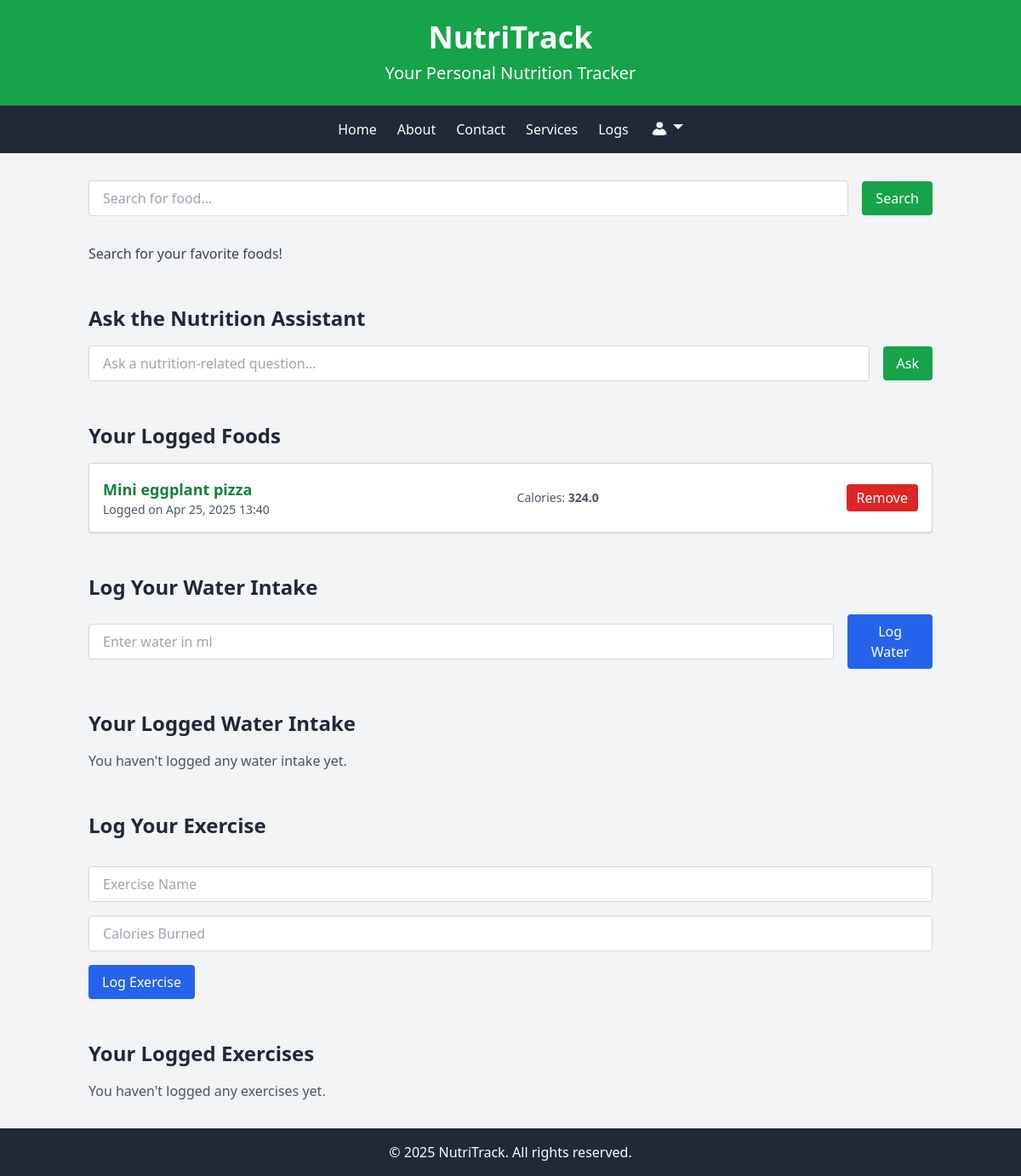
Before: /food/search/ (signed in) with the older database file.
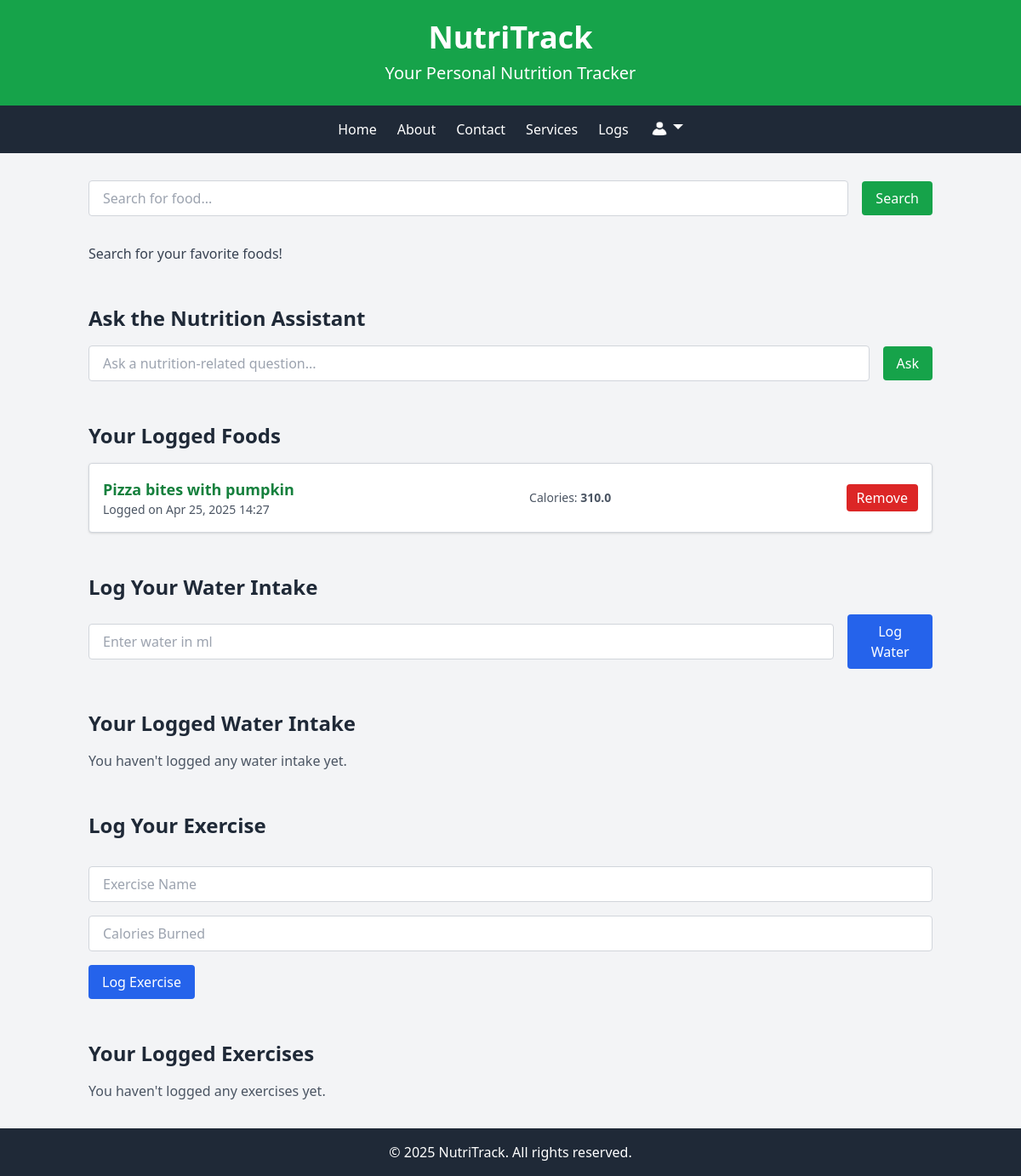
After: the same page with the newer database file.
### food/models.py (models this page shows, shortened)
class FoodLog(models.Model):
    user = models.ForeignKey(User, on_delete=models.CASCADE)
    food_name = models.CharField(max_length=200)
    spoonacular_id = models.IntegerField(null=True, blank=True) # Optional: Store Spoonacular ID if available
    calories = models.FloatField(null=True, blank=True)
    protein_g = models.FloatField(null=True, blank=True)
    carbs_g = models.FloatField(null=True, blank=True)
    fat_g = models.FloatField(null=True, blank=True)
    log_date = models.DateTimeField(default=timezone.now)
    MEAL_CHOICES = [
        ('B', 'Breakfast'),
        ('L', 'Lunch'),
        ('D', 'Dinner'),
        ('S', 'Snack'),
    ]
    meal_type = models.CharField(max_length=1, choices=MEAL_CHOICES, null=True, blank=True)

### food/views.py (the view, shortened to what this page needs)
# urls.py: path('search/', views.food_list, name='food.list'),
@login_required
def food_list(request):
    query = request.GET.get('query', '').strip()  # Get the query and strip whitespace
    page = int(request.GET.get('page', 1))  # Get the current page, default to 1
    diet = request.GET.get('diet', '').strip()  # Get dietary restriction (e.g., vegetarian, vegan)
    intolerances = request.GET.get('intolerances', '').strip()  # Get intolerances (e.g., gluten, dairy)
    logged_foods = FoodLog.objects.filter(user=request.user).order_by('-log_date')  # Fetch logged foods
    water_logs = WaterLog.objects.filter(user=request.user).order_by('-log_date')  # Fetch water logs
    exercise_logs = ExerciseLog.objects.filter(user=request.user).order_by('-log_date')  # Fetch exercise logs
    food_names = logged_foods.values_list('food_name', flat=True)
    food_string = ', '.join(food_names)
    exercise_names = exercise_logs.values_list('exercise_name', flat=True)
    exercise_string = ', '.join(exercise_names)
    water_amounts = WaterLog.objects.filter(user=request.user).values_list('water_amount_ml', flat=True)
    water_string = ', '.join([f"{amount} ml" for amount in water_amounts])
    total_water = WaterLog.objects.filter(user=request.user).aggregate(total=Sum('water_amount_ml'))['total'] or 0
    llm_response = None
    if request.method == 'POST' and 'llm_question' in request.POST:
        user_question = request.POST.get('llm_question')
        system_prompt = create_system_prompt(food_string, exercise_string, total_water)
        llm_response = llm_call(user_question, system_prompt)
    if not query:  # If no query is provided
        return render(request, 'food/list.html', {
            'message': 'Search for your favorite foods!',
            'logged_foods': logged_foods,
            'water_logs': water_logs,  # Include water logs
            'exercise_logs': exercise_logs,  # Include exercise logs
            'llm_response': llm_response,
        })

### food/templates/food/list.html (shortened to what this page needs)
{% extends "food/main.html" %}
{% load static %}
{% block body %}
<div class="container mx-auto px-4 py-8">
    <form method="get" action="{% url 'food.list' %}" class="flex items-center space-x-4 mb-8">
        <input type="text" name="query" placeholder="Search for food..." value="{{ query|default:'' }}"
            class="w-full border border-gray-300 rounded px-4 py-2 focus:outline-none focus:ring-2 focus:ring-green-500">
        <button type="submit"
            class="px-4 py-2 bg-green-600 text-white rounded hover:bg-green-700 transition duration-200">
            Search
        </button>
    </form>
    {% if message %}
        <p class="text-gray-700">{{ message }}</p>
    {% elif query %}
        <p class="text-gray-600">No results found for "{{ query }}". Try searching for something else!</p>
    {% endif %}
    <h2 class="text-2xl font-bold text-gray-800 mt-12 mb-4">Ask the Nutrition Assistant</h2>
    <form method="post" action="{% url 'food.list' %}" class="mb-8">
        <div class="flex items-center space-x-4">
            <input type="text" name="llm_question" placeholder="Ask a nutrition-related question..."
                class="w-full border border-gray-300 rounded px-4 py-2 focus:outline-none focus:ring-2 focus:ring-green-500"
                required>
            <button type="submit"
                class="px-4 py-2 bg-green-600 text-white rounded hover:bg-green-700 transition duration-200">
                Ask
            </button>
        </div>
    </form>
    <h2 class="text-2xl font-bold text-gray-800 mt-12 mb-4">Your Logged Foods</h2>
    {% if logged_foods %}
        <ul class="space-y-4">
            {% for log in logged_foods %}
                <li class="flex items-center justify-between bg-white border border-gray-300 rounded p-4 shadow">
                    <div>
                        <strong class="text-lg text-green-700">{{ log.food_name }}</strong>
                        <p class="text-sm text-gray-600">
                            Logged on {{ log.log_date|date:"M d, Y H:i" }}
                        </p>
                    </div>
                    <div>
                        <p class="text-sm text-gray-600">
                            Calories: <strong>{{ log.calories|default:"N/A" }}</strong>
                        </p>
                    </div>
                    <form method="post" action="{% url 'remove_food_log' log.id %}">
                        <button type="submit" class="px-3 py-1 bg-red-600 text-white rounded hover:bg-red-700 transition duration-200">
                            Remove
                        </button>
                    </form>
                </li>
            {% endfor %}
        </ul>
    {% else %}
        <p class="text-gray-600">You haven't logged any foods yet.</p>
    {% endif %}
    <h2 class="text-2xl font-bold text-gray-800 mt-12 mb-4">Log Your Water Intake</h2>
    <form method="post" action="{% url 'add_water_log' %}" class="mb-8">
        <div class="flex items-center space-x-4">
            <input type="number" name="water_amount" placeholder="Enter water in ml"
                class="w-full border border-gray-300 rounded px-4 py-2 focus:outline-none focus:ring-2 focus:ring-blue-500">
            <button type="submit"
                class="px-4 py-2 bg-blue-600 text-white rounded hover:bg-blue-700 transition duration-200">
                Log Water
            </button>
        </div>
    </form>
    <h2 class="text-2xl font-bold text-gray-800 mt-12 mb-4">Your Logged Water Intake</h2>
    {% if water_logs %}
        <ul class="space-y-4">
            {% for log in water_logs %}
                <li class="flex items-center justify-between bg-white border border-gray-300 rounded p-4 shadow">
                    <div>
                        <strong class="text-lg text-blue-700">{{ log.water_amount_ml }} ml</strong>
                        <p class="text-sm text-gray-600">
                            Logged on {{ log.log_date|date:"M d, Y H:i" }}
                        </p>
                    </div>
                    <form method="post" action="{% url 'remove_water_log' log.id %}">
                        {% csrf_token %}
                        <button type="submit" class="px-3 py-1 bg-red-600 text-white rounded hover:bg-red-700 transition duration-200">
                            Remove
                        </button>
                    </form>
                </li>
            {% endfor %}
        </ul>
    {% else %}
        <p class="text-gray-600">You haven't logged any water intake yet.</p>
    {% endif %}
    <h2 class="text-2xl font-bold text-gray-800 mt-12 mb-4">Log Your Exercise</h2>
<form method="post" action="{% url 'add_exercise_log' %}" class="space-y-4 mb-8">
    <input type="text" name="exercise_name" placeholder="Exercise Name"
        class="w-full border border-gray-300 rounded px-4 py-2 focus:outline-none focus:ring-2 focus:ring-blue-500">
    <input type="number" name="calories_burned" placeholder="Calories Burned"
        class="w-full border border-gray-300 rounded px-4 py-2 focus:outline-none focus:ring-2 focus:ring-blue-500">
    <button type="submit"
        class="px-4 py-2 bg-blue-600 text-white rounded hover:bg-blue-700 transition duration-200">
        Log Exercise
    </button>
</form>
<h2 class="text-2xl font-bold text-gray-800 mt-12 mb-4">Your Logged Exercises</h2>
{% if exercise_logs %}
    <ul class="space-y-4">
        {% for log in exercise_logs %}
            <li class="flex items-center justify-between bg-white border border-gray-300 rounded p-4 shadow">
                <div>
                    <strong class="text-lg text-blue-700">{{ log.exercise_name }}</strong>
                    <p class="text-sm text-gray-600">
                        Calories Burned: {{ log.calories_burned }}
                    </p>
                    <p class="text-sm text-gray-600">
                        Logged on {{ log.log_date|date:"M d, Y H:i" }}
                    </p>
                </div>
                <form method="post" action="{% url 'remove_exercise_log' log.id %}">
                    {% csrf_token %}
                    <button type="submit" class="px-3 py-1 bg-red-600 text-white rounded hover:bg-red-700 transition duration-200">
                        Remove
                    </button>
                </form>
            </li>
        {% endfor %}
    </ul>
{% else %}
    <p class="text-gray-600">You haven't logged any exercises yet.</p>
{% endif %}
</div>
{% endblock %}

### food/templates/food/main.html (shortened to what this page needs)
{% extends 'home/main.html' %}
{% load static %}

### home/templates/home/main.html (shortened to what this page needs)
{% load static %}
<!DOCTYPE html>
<html lang="en">
<head>
    <script src="https://cdn.tailwindcss.com"></script>
</head>
<body class="font-sans bg-gray-100">
    <header class="bg-green-600 text-white text-center py-6">
        <h1 class="text-4xl font-bold">NutriTrack</h1>
        <p class="text-xl mt-2">Your Personal Nutrition Tracker</p>
    </header>
    <nav class="bg-gray-800 text-white py-4">
        <ul class="flex justify-center space-x-6">
            <li><a href="{% url 'home.index' %}" class="hover:text-green-400">Home</a></li>
            <li><a href="{% url 'home.about' %}" class="hover:text-green-400">About</a></li>
            <li><a href="{% url 'home.contact' %}" class="hover:text-green-400">Contact</a></li>
            <li><a href="{% url 'home.services' %}" class="hover:text-green-400">Services</a></li>
            <li><a href="{% url 'food.list' %}" class="hover:text-green-400">Logs</a></li>
            <li class="relative">
                <button id="user-menu-button" class="flex items-center hover:text-green-400 focus:outline-none">
                    <img src="{% static 'home/images/user-icon.jpg' %}" alt="User Icon" class="h-6 w-6 rounded-full">
                    <svg id="triangle-icon" class="ml-1 h-3 w-3 fill-current" xmlns="http://www.w3.org/2000/svg" viewBox="0 0 20 20">
                        <polygon points="0,0 20,0 10,10"></polygon>
                    </svg>
                </button>
            </li>
        </ul>
    </nav>
    {% block body %}{% endblock %}
    <footer class="bg-gray-800 text-white text-center py-4">
        <p>&copy; 2025 NutriTrack. All rights reserved.</p>
    </footer>
</body>
</html>

Changed rows visible on the page:
removed FoodLog: food_name "Mini eggplant pizza", log_date "Apr 25, 2025 13:40", calories "324.0"
added FoodLog: food_name "Pizza bites with pumpkin", log_date "Apr 25, 2025 14:27", calories "310.0"
